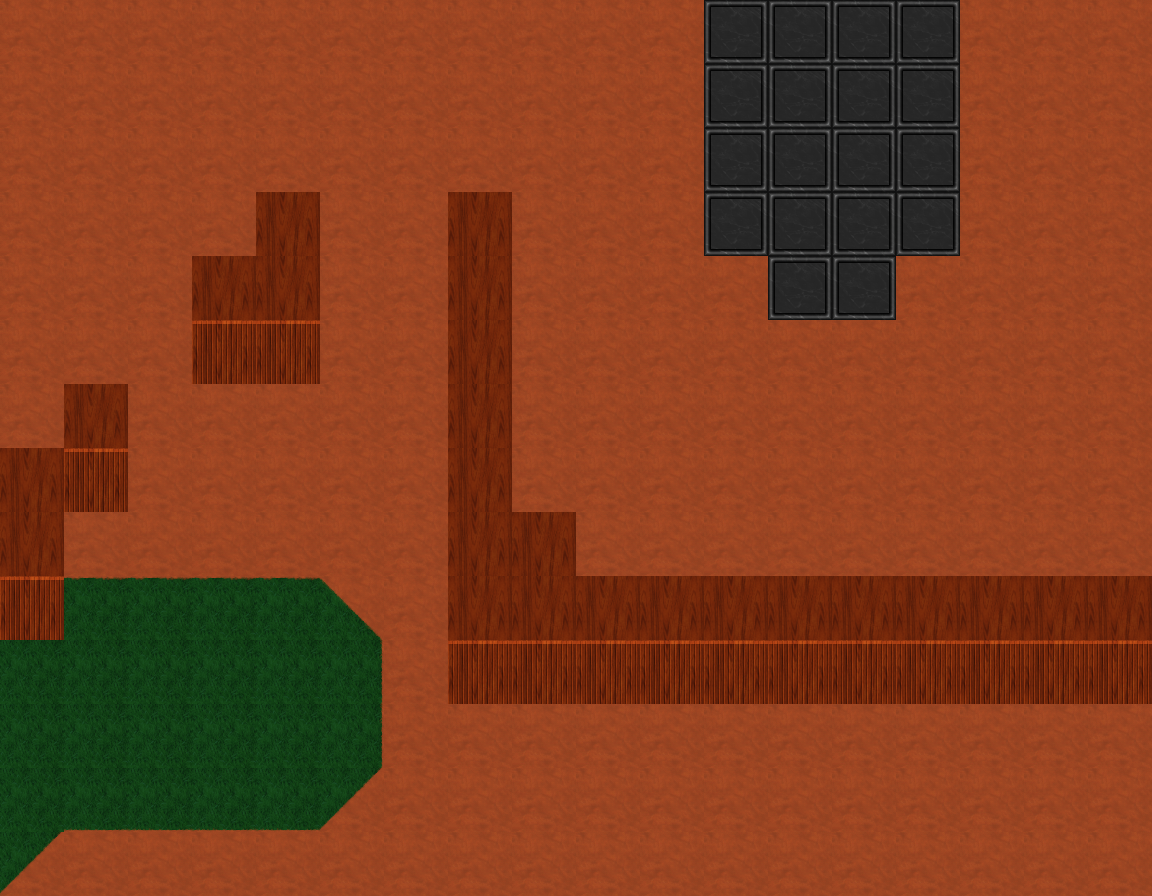

The image is a tile-based game level rendered from a .tmx file. Its description and complete source (layers, tilesets, objects, tile grids) follow:
An orthogonal 18x14 tile map with 64x64 px tiles, 1 tile layer (Tile Layer 1) and 12 objects.

<map version="1.5" tiledversion="1.6.0" orientation="orthogonal" renderorder="right-down" width="18" height="14" tilewidth="64" tileheight="64" infinite="0" nextlayerid="11" nextobjectid="134">
 <editorsettings>
  <export target="map_tut.json" format="json" />
 </editorsettings>
 <tileset firstgid="1" name="tiles" tilewidth="64" tileheight="64" spacing="2" margin="1" tilecount="15" columns="3">
  <image source="tiles.png" width="198" height="330" />
  <tile id="0">
   <properties>
    <property name="collide" type="bool" value="false" />
   </properties>
  </tile>
  <tile id="1">
   <properties>
    <property name="collide" type="bool" value="false" />
   </properties>
  </tile>
  <tile id="2">
   <properties>
    <property name="collide" type="bool" value="false" />
   </properties>
  </tile>
  <tile id="3">
   <properties>
    <property name="collide" type="bool" value="false" />
   </properties>
  </tile>
  <tile id="4">
   <properties>
    <property name="collide" type="bool" value="false" />
   </properties>
  </tile>
  <tile id="5">
   <properties>
    <property name="collide" type="bool" value="false" />
   </properties>
  </tile>
  <tile id="6">
   <properties>
    <property name="collide" type="bool" value="false" />
   </properties>
  </tile>
  <tile id="7">
   <properties>
    <property name="collide" type="bool" value="false" />
   </properties>
  </tile>
  <tile id="8">
   <properties>
    <property name="collide" type="bool" value="false" />
   </properties>
  </tile>
  <tile id="9">
   <properties>
    <property name="collide" type="bool" value="false" />
   </properties>
  </tile>
  <tile id="10">
   <properties>
    <property name="collide" type="bool" value="false" />
   </properties>
  </tile>
  <tile id="11">
   <properties>
    <property name="collide" type="bool" value="false" />
   </properties>
  </tile>
  <tile id="12">
   <properties>
    <property name="collide" type="bool" value="true" />
   </properties>
  </tile>
  <tile id="13">
   <properties>
    <property name="collide" type="bool" value="true" />
   </properties>
  </tile>
  <tile id="14">
   <properties>
    <property name="collide" type="bool" value="true" />
   </properties>
  </tile>
 </tileset>
 <layer id="1" name="Tile Layer 1" width="18" height="14">
  <data encoding="csv">
1,1,1,1,1,1,1,1,1,1,1,15,15,15,15,1,1,1,
1,1,1,1,1,1,1,1,1,1,1,15,15,15,15,1,1,1,
1,1,1,1,1,1,1,1,1,1,1,15,15,15,15,1,1,1,
1,1,1,1,14,1,1,14,1,1,1,15,15,15,15,1,1,1,
1,1,1,14,14,1,1,14,1,1,1,1,15,15,1,1,1,1,
1,1,1,13,13,1,1,14,1,1,1,1,1,1,1,1,1,1,
1,14,1,1,1,1,1,14,1,1,1,1,1,1,1,1,1,1,
14,13,1,1,1,1,1,14,1,1,1,1,1,1,1,1,1,1,
14,1,1,1,1,1,1,14,14,1,1,1,1,1,1,1,1,1,
13,5,5,5,5,6,1,14,14,14,14,14,14,14,14,14,14,14,
8,8,8,8,8,9,1,13,13,13,13,13,13,13,13,13,13,13,
8,8,8,8,8,9,1,1,1,1,1,1,1,1,1,1,1,1,
8,11,11,11,11,12,1,1,1,1,1,1,1,1,1,1,1,1,
12,1,1,1,1,1,1,1,1,1,1,1,1,1,1,1,1,1
</data>
 </layer>
 <objectgroup id="10" name="player">
  <object id="126" x="1045.53" y="788.576">
   <point />
  </object>
 </objectgroup>
 <objectgroup id="9" name="creatures" />
 <objectgroup id="8" name="well">
  <object id="127" x="1052" y="101.333">
   <point />
  </object>
 </objectgroup>
 <objectgroup id="6" name="blood">
  <object id="133" x="1008" y="169.333">
   <point />
  </object>
 </objectgroup>
 <objectgroup id="7" name="corpses">
  <object id="130" x="38.6667" y="350.667">
   <point />
  </object>
 </objectgroup>
 <objectgroup id="2" name="trees">
  <object id="119" x="632" y="388">
   <point />
  </object>
  <object id="120" x="530.667" y="366.667">
   <point />
  </object>
  <object id="121" x="644" y="205.333">
   <point />
  </object>
  <object id="122" x="852" y="361.333">
   <point />
  </object>
  <object id="123" x="997.333" y="404">
   <point />
  </object>
  <object id="125" x="790.667" y="798.667">
   <point />
  </object>
  <object id="129" x="82.6667" y="166.667">
   <point />
  </object>
  <object id="132" x="126.667" y="640">
   <point />
  </object>
 </objectgroup>
 <objectgroup id="4" name="flower1" />
 <objectgroup id="5" name="flower2" />
 <objectgroup id="3" name="flower3" />
</map>
